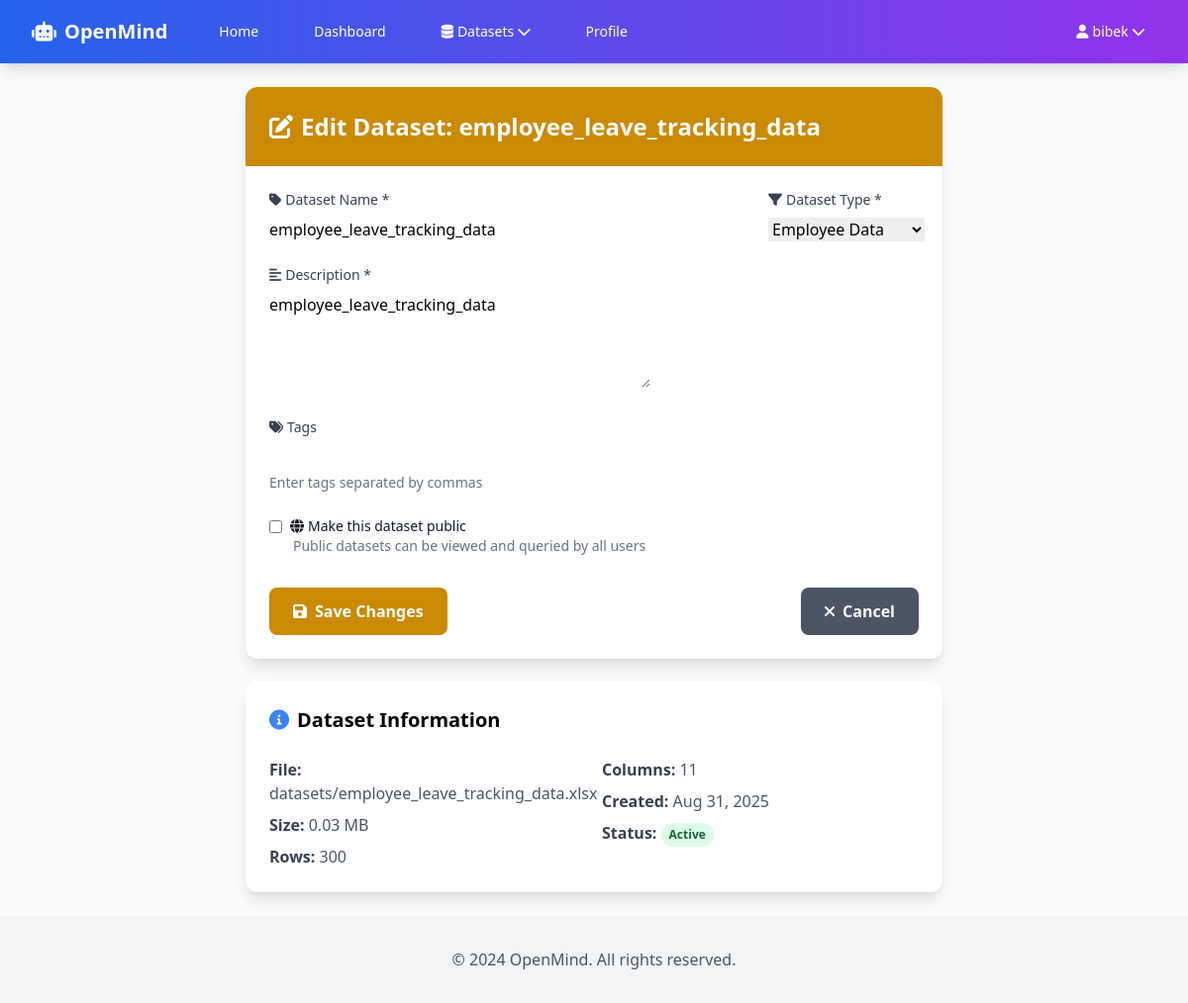
Screenshot of /datasets/12/edit/ (signed in) with the database file from the repository.
### chat/models.py (models this page shows, shortened)
class Dataset(models.Model):
    DATASET_TYPES = [
        ('employee', 'Employee Data'),
        ('budget', 'Budget Data'),
        ('performance', 'Performance Data'),
        ('financial', 'Financial Data'),
        ('custom', 'Custom Dataset'),
    ]
    DATASET_SOURCES = [
        ('file', 'File Upload (CSV/Excel)'),
        ('database', 'Database Connection'),
        ('api', 'API Endpoint'),
        ('external_link', 'External Link'),
    ]
    STATUS_CHOICES = [
        ('active', 'Active'),
        ('archived', 'Archived'),
        ('processing', 'Processing'),
        ('error', 'Error'),
        ('connecting', 'Connecting'),
    ]
    name = models.CharField(max_length=200, help_text="Name of the dataset")
    description = models.TextField(help_text="Detailed description of the dataset")
    dataset_type = models.CharField(max_length=20, choices=DATASET_TYPES, default='custom')
    dataset_source = models.CharField(max_length=20, choices=DATASET_SOURCES, default='file')
    csv_file = models.FileField(upload_to='datasets/', help_text="Upload CSV/Excel file", null=True, blank=True)
    file_size = models.BigIntegerField(help_text="File size in bytes", null=True, blank=True)
    row_count = models.IntegerField(help_text="Number of rows in the dataset", null=True, blank=True)
    column_count = models.IntegerField(help_text="Number of columns in the dataset", null=True, blank=True)
    db_host = models.CharField(max_length=255, help_text="Database host/connection string", null=True, blank=True)
    db_name = models.CharField(max_length=255, help_text="Database name", null=True, blank=True)
    db_port = models.IntegerField(help_text="Database port", null=True, blank=True)
    db_username = models.CharField(max_length=255, help_text="Database username", null=True, blank=True)
    db_password = models.CharField(max_length=255, help_text="Database password (encrypted)", null=True, blank=True)
    db_type = models.CharField(max_length=50, help_text="Database type (PostgreSQL, MySQL, SQLite, etc.)", null=True, blank=True)
    db_table = models.CharField(max_length=255, help_text="Table name or query", null=True, blank=True)
    db_query = models.TextField(help_text="SQL query or table reference", null=True, blank=True)
    api_url = models.URLField(help_text="API endpoint URL", null=True, blank=True)
    api_key = models.CharField(max_length=500, help_text="API key or authentication", null=True, blank=True)
    external_url = models.URLField(help_text="External data source URL", null=True, blank=True)
    columns_info = models.JSONField(default=dict, help_text="Information about columns (names, types, descriptions)")
    sample_data = models.JSONField(default=list, help_text="Sample rows for preview")
    status = models.CharField(max_length=20, choices=STATUS_CHOICES, default='processing')
    processing_errors = models.TextField(blank=True, help_text="Any errors during processing")
    last_sync = models.DateTimeField(null=True, blank=True, help_text="Last time data was synced from source")
    sync_frequency = models.CharField(max_length=20, choices=[
        ('manual', 'Manual'),
        ('hourly', 'Hourly'),
        ('daily', 'Daily'),
        ('weekly', 'Weekly'),
        ('monthly', 'Monthly')
    ], default='manual')
    owner = models.ForeignKey(User, on_delete=models.CASCADE, related_name='datasets')
    is_public = models.BooleanField(default=False, help_text="Whether this dataset is public to all users")
    shared_with = models.ManyToManyField(User, blank=True, related_name='shared_datasets')
    created_at = models.DateTimeField(default=timezone.now)
    updated_at = models.DateTimeField(auto_now=True)
    last_accessed = models.DateTimeField(null=True, blank=True)
    tags = models.CharField(max_length=500, blank=True, help_text="Comma-separated tags")
    class Meta:
        ordering = ['-created_at']
        verbose_name = 'Dataset'
        verbose_name_plural = 'Datasets'
    def get_file_size_mb(self):
        if self.file_size:
            return round(self.file_size / (1024 * 1024), 2)
        return 0

### chat/views.py (the view)
# urls.py: path('datasets/<int:dataset_id>/edit/', views.dataset_edit, name='dataset_edit'),
@login_required
def dataset_edit(request, dataset_id):
    dataset = get_object_or_404(Dataset, id=dataset_id, owner=request.user)
    if request.method == 'POST':
        form = DatasetEditForm(request.POST, instance=dataset)
        if form.is_valid():
            form.save()
            messages.success(request, f'Dataset "{dataset.name}" updated successfully!')
            return redirect('chat:dataset_detail', dataset_id=dataset.id)
    else:
        form = DatasetEditForm(instance=dataset)
    return render(request, 'chat/dataset_edit.html', {'form': form, 'dataset': dataset})

### chat/forms.py (shortened to what this page needs)
class DatasetEditForm(forms.ModelForm):
    class Meta:
        model = Dataset
        fields = ['name', 'description', 'dataset_type', 'tags', 'is_public', 'sync_frequency']
        widgets = {
            'name': forms.TextInput(attrs={'class': 'form-control'}),
            'description': forms.Textarea(attrs={'class': 'form-control', 'rows': 4}),
            'dataset_type': forms.Select(attrs={'class': 'form-control'}),
            'tags': forms.TextInput(attrs={'class': 'form-control'}),
            'is_public': forms.CheckboxInput(attrs={'class': 'form-check-input'}),
            'sync_frequency': forms.Select(attrs={'class': 'form-control'}),
        }

### chat/templates/chat/dataset_edit.html (shortened to what this page needs)
{% extends 'chat/base.html' %}
{% block content %}
<div class="max-w-3xl mx-auto px-4 sm:px-6 lg:px-8 py-6">
    <div class="bg-white rounded-xl shadow-lg overflow-hidden">
        <div class="bg-yellow-600 text-white p-6">
            <h1 class="text-2xl font-bold">
                <i class="fas fa-edit mr-2"></i>Edit Dataset: {{ dataset.name }}
            </h1>
        </div>
        <div class="p-6">
            <form method="post" novalidate>
                <div class="grid grid-cols-1 lg:grid-cols-4 gap-4 mb-6">
                    <div class="lg:col-span-3">
                        <label for="{{ form.name.id_for_label }}" class="block text-sm font-medium text-gray-700 mb-2">
                            <i class="fas fa-tag mr-1"></i>Dataset Name *
                        </label>
                        {{ form.name }}
                    </div>
                    <div>
                        <label for="{{ form.dataset_type.id_for_label }}" class="block text-sm font-medium text-gray-700 mb-2">
                            <i class="fas fa-filter mr-1"></i>Dataset Type *
                        </label>
                        {{ form.dataset_type }}
                    </div>
                </div>
                <div class="mb-6">
                    <label for="{{ form.description.id_for_label }}" class="block text-sm font-medium text-gray-700 mb-2">
                        <i class="fas fa-align-left mr-1"></i>Description *
                    </label>
                    {{ form.description }}
                </div>
                <div class="mb-6">
                    <label for="{{ form.tags.id_for_label }}" class="block text-sm font-medium text-gray-700 mb-2">
                        <i class="fas fa-tags mr-1"></i>Tags
                    </label>
                    {{ form.tags }}
                    <p class="text-sm text-gray-500 mt-1">Enter tags separated by commas</p>
                </div>
                <div class="mb-8">
                    <div class="flex items-center">
                        {{ form.is_public }}
                        <label class="ml-2 block text-sm text-gray-900" for="{{ form.is_public.id_for_label }}">
                            <i class="fas fa-globe mr-1"></i>Make this dataset public
                        </label>
                    </div>
                    <p class="text-sm text-gray-500 ml-6">Public datasets can be viewed and queried by all users</p>
                </div>
                <div class="flex flex-col sm:flex-row sm:justify-between gap-4">
                    <button type="submit" class="inline-flex items-center px-6 py-3 bg-yellow-600 text-white font-semibold rounded-lg hover:bg-yellow-700 transition-colors">
                        <i class="fas fa-save mr-2"></i>Save Changes
                    </button>
                    <a href="{% url 'chat:dataset_detail' dataset.id %}" class="inline-flex items-center justify-center px-6 py-3 bg-gray-600 text-white font-semibold rounded-lg hover:bg-gray-700 transition-colors">
                        <i class="fas fa-times mr-2"></i>Cancel
                    </a>
                </div>
            </form>
        </div>
    </div>
    <div class="bg-white rounded-xl shadow-lg p-6 mt-6">
        <h2 class="text-xl font-semibold mb-6">
            <i class="fas fa-info-circle mr-2 text-blue-500"></i>Dataset Information
        </h2>
        <div class="grid grid-cols-1 md:grid-cols-2 gap-4">
            <div class="space-y-2">
                <div><span class="font-semibold text-gray-700">File:</span> <span class="text-gray-600">{{ dataset.csv_file.name }}</span></div>
                <div><span class="font-semibold text-gray-700">Size:</span> <span class="text-gray-600">{{ dataset.get_file_size_mb }} MB</span></div>
                <div><span class="font-semibold text-gray-700">Rows:</span> <span class="text-gray-600">{{ dataset.row_count|default:0 }}</span></div>
            </div>
            <div class="space-y-2">
                <div><span class="font-semibold text-gray-700">Columns:</span> <span class="text-gray-600">{{ dataset.column_count|default:0 }}</span></div>
                <div><span class="font-semibold text-gray-700">Created:</span> <span class="text-gray-600">{{ dataset.created_at|date:"M d, Y" }}</span></div>
                <div>
                    <span class="font-semibold text-gray-700">Status:</span>
                    <span class="inline-flex px-2 py-1 text-xs font-semibold rounded-full {% if dataset.status == 'active' %}bg-green-100 text-green-800{% elif dataset.status == 'processing' %}bg-yellow-100 text-yellow-800{% else %}bg-red-100 text-red-800{% endif %}">
                        {{ dataset.get_status_display }}
                    </span>
                </div>
            </div>
        </div>
    </div>
</div>
{% endblock %}

### chat/templates/chat/base.html (shortened to what this page needs)
<!DOCTYPE html>
<html lang="en">
<head>
    <script src="https://cdn.tailwindcss.com"></script>
    <link rel="stylesheet" href="https://cdnjs.cloudflare.com/ajax/libs/font-awesome/6.0.0/css/all.min.css">
</head>
<body class="flex flex-col min-h-screen bg-gray-50">
    <nav class="bg-gradient-to-r from-blue-600 to-purple-600 shadow-lg">
        <div class="max-w-7xl mx-auto px-4 sm:px-6 lg:px-8">
            <div class="flex justify-between h-16">
                <div class="flex items-center">
                    <a href="{% url 'chat:home' %}" class="flex items-center text-white font-bold text-xl">
                        <i class="fas fa-robot mr-2"></i>OpenMind
                    </a>
                    <div class="hidden md:ml-10 md:flex md:space-x-8">
                        <a href="{% url 'chat:home' %}" class="text-white hover:text-gray-200 px-3 py-2 text-sm font-medium">Home</a>
                        {% if user.is_authenticated %}
                            <a href="{% url 'chat:dashboard' %}" class="text-white hover:text-gray-200 px-3 py-2 text-sm font-medium">Dashboard</a>
                            <div class="relative group">
                                <button class="text-white hover:text-gray-200 px-3 py-2 text-sm font-medium flex items-center">
                                    <i class="fas fa-database mr-1"></i>Datasets
                                    <i class="fas fa-chevron-down ml-1"></i>
                                </button>
                            </div>
                            <a href="{% url 'chat:profile' %}" class="text-white hover:text-gray-200 px-3 py-2 text-sm font-medium">Profile</a>
                        {% endif %}
                    </div>
                </div>
                <div class="flex items-center space-x-4">
                    {% if user.is_authenticated %}
                        <div class="relative group">
                            <button class="text-white hover:text-gray-200 px-3 py-2 text-sm font-medium flex items-center">
                                <i class="fas fa-user mr-1"></i>{{ user.username }}
                                <i class="fas fa-chevron-down ml-1"></i>
                            </button>
                        </div>
                    {% else %}
                        <a href="{% url 'chat:login' %}" class="text-white hover:text-gray-200 px-3 py-2 text-sm font-medium">Login</a>
                        <a href="{% url 'chat:register' %}" class="bg-white text-blue-600 hover:bg-gray-100 px-4 py-2 rounded-md text-sm font-medium transition-colors">Register</a>
                    {% endif %}
                </div>
            </div>
        </div>
    </nav>
    <main class="flex-1">
        {% block content %}{% endblock %}
    </main>
    <footer class="bg-gray-100 py-8 mt-auto">
        <div class="max-w-7xl mx-auto px-4 sm:px-6 lg:px-8 text-center">
            <p class="text-gray-600">&copy; 2024 OpenMind. All rights reserved.</p>
        </div>
    </footer>
</body>
</html>

### rows the page displays
Dataset: name "employee_leave_tracking_data", dataset_type "Employee Data", description "employee_leave_tracking_data", csv_file.name "datasets/employee_leave_tracking_data.xlsx", get_file_size_mb "0.03", row_count "300", column_count "11", created_at "Aug 31, 2025", status "Active"

### other values shown
{{ user.username }} "bibek"
